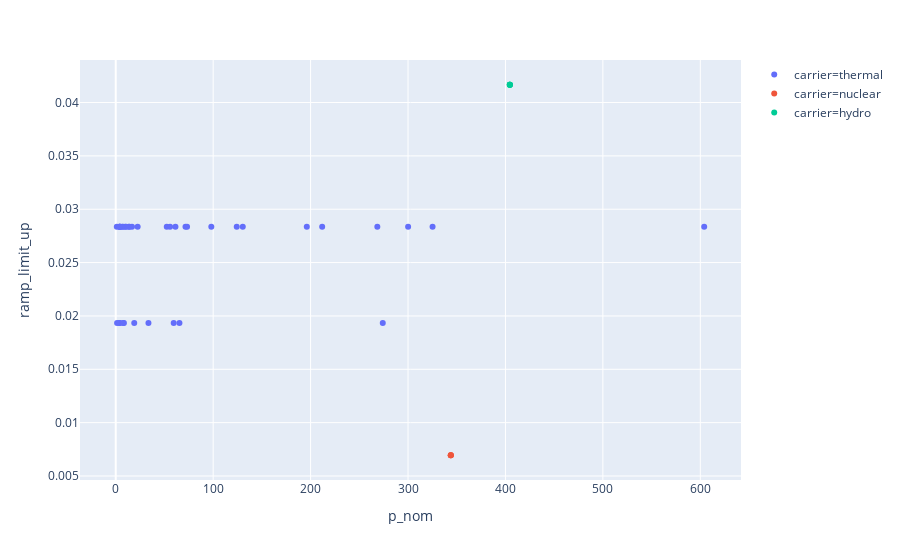

Notebook cell for this chart:
### Code cell
dispatch.plot_ramps()

### Figure 1 — Plotly figure (JSON) as saved in the notebook; plotly's stock layout.template omitted (floating-point values rounded to 4 significant figures)
{"data": [{"customdata": [["gen_5_1"], ["gen_9_3"], ["gen_14_5"], ["gen_18_7"], ["gen_23_8"], ["gen_30_12"], ["gen_31_13"], ["gen_33_14"], ["gen_35_15"], ["gen_41_17"], ["gen_45_18"], ["gen_54_21"], ["gen_55_22"], ["gen_60_24"], ["gen_65_27"], ["gen_68_28"], ["gen_69_29"], ["gen_71_30"], ["gen_72_31"], ["gen_73_32"], ["gen_75_33"], ["gen_76_34"], ["gen_79_35"], ["gen_81_36"], ["gen_84_37"], ["gen_86_38"], ["gen_89_40"], ["gen_90_41"], ["gen_91_42"], ["gen_98_43"], ["gen_102_45"], ["gen_103_46"], ["gen_104_47"], ["gen_109_49"], ["gen_110_50"], ["gen_112_52"], ["gen_115_53"]], "hoverlabel": {"namelength": 0}, "hovertemplate": "carrier=thermal<br>p_nom=%{x}<br>ramp_limit_up=%{y}<br>name=%{customdata[0]}", "legendgroup": "carrier=thermal", "marker": {"color": "#636efa", "symbol": "circle"}, "mode": "markers", "name": "carrier=thermal", "showlegend": true, "type": "scatter", "x": [3.7, 274.1, 59.5, 65.4, 4.1, 33.6, 19, 8.4, 7.5, 1.4, 4, 52.4, 71.6, 124.2, 604, 300.1, 13.4, 4.6, 7.6, 16.7, 9.7, 14.1, 211.9, 98.1, 1.1, 325.2, 10.7, 4, 268.5, 196.1, 6.6, 73.2, 22.5, 4, 130.4, 61.3, 55.8], "xaxis": "x", "y": [0.01934, 0.01934, 0.01934, 0.01934, 0.01934, 0.01934, 0.01934, 0.01934, 0.01934, 0.01934, 0.02837, 0.02837, 0.02837, 0.02837, 0.02837, 0.02837, 0.02837, 0.02837, 0.02837, 0.02837, 0.02837, 0.02837, 0.02837, 0.02837, 0.02837, 0.02837, 0.02837, 0.02837, 0.02837, 0.02837, 0.02837, 0.02837, 0.02837, 0.02837, 0.02837, 0.02837, 0.02837], "yaxis": "y"}, {"customdata": [["gen_7_2"], ["gen_25_9"], ["gen_64_26"]], "hoverlabel": {"namelength": 0}, "hovertemplate": "carrier=nuclear<br>p_nom=%{x}<br>ramp_limit_up=%{y}<br>name=%{customdata[0]}", "legendgroup": "carrier=nuclear", "marker": {"color": "#EF553B", "symbol": "circle"}, "mode": "markers", "name": "carrier=nuclear", "showlegend": true, "type": "scatter", "x": [343.9, 343.9, 343.9], "xaxis": "x", "y": [0.006944, 0.006944, 0.006944], "yaxis": "y"}, {"customdata": [["gen_11_4"], ["gen_17_6"], ["gen_53_20"], ["gen_58_23"]], "hoverlabel": {"namelength": 0}, "hovertemplate": "carrier=hydro<br>p_nom=%{x}<br>ramp_limit_up=%{y}<br>name=%{customdata[0]}", "legendgroup": "carrier=hydro", "marker": {"color": "#00cc96", "symbol": "circle"}, "mode": "markers", "name": "carrier=hydro", "showlegend": true, "type": "scatter", "x": [404.5, 404.5, 404.5, 404.5], "xaxis": "x", "y": [0.04167, 0.04167, 0.04167, 0.04167], "yaxis": "y"}], "layout": {"autosize": true, "legend": {"tracegroupgap": 0}, "margin": {"t": 60}, "xaxis": {"anchor": "y", "autorange": true, "domain": [0, 1], "range": [-34.7, 639.8], "title": {"text": "p_nom"}, "type": "linear"}, "yaxis": {"anchor": "x", "autorange": true, "domain": [0, 1], "range": [0.004483, 0.04413], "title": {"text": "ramp_limit_up"}, "type": "linear"}}}
